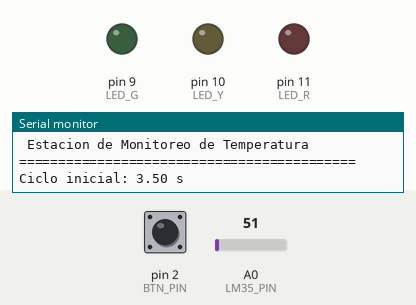
Recording of a sketch running on a simulated Arduino Uno, built with avr-gcc and run on an emulated ATmega328P. Shown: output pins drawn as LEDs (lit = HIGH), the last lines printed to the serial monitor. Dashed ring = blinking. The inputs (shaded band) are chosen by the test bench; at power-on: pin 2 (BTN_PIN) LOW, A0 (LM35_PIN) = 51. At 27.8 s the program stops and its outputs stay as they are.

Above: at 2.2 s.
2.3 s: pin 2 (BTN_PIN) pulled HIGH for 1 s
At 3.6 s:
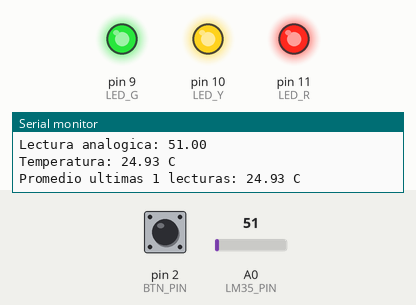
12.5 s: A0 (LM35_PIN) set to 61
At 15.0 s:
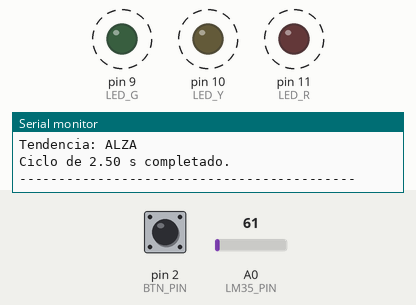
21.7 s: A0 (LM35_PIN) set to 30
27.5 s: pin 2 (BTN_PIN) pulled HIGH for 0.15 s
Timing chart, 0 to 29.3 s (numbered marks = the images above; inputs shaded):
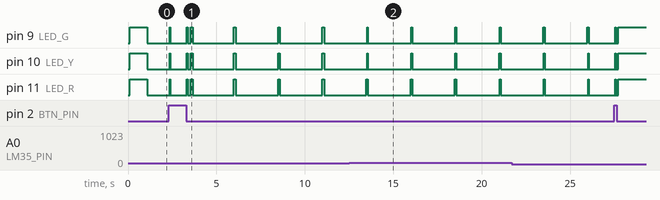

The sketch:

medicionTemperaturaArduino.ino
```cpp
// =============================================================
//  Estacion de Monitoreo de Temperatura - Parte A
//  Autor: Juan Francisco Bazan Carrizo
//  Descripcion:
//  Mide temperatura con LM35, controla el ciclo de muestreo
//  mediante un pulsador y muestra la tendencia termica con LEDs.
// =============================================================

#define LM35_PIN A0     // Pin analogico del sensor LM35
#define BTN_PIN  2      // Pin digital del pulsador
#define LED_R 11        // LED ROJO
#define LED_Y 10        // LED AMARILLO
#define LED_G 9         // LED VERDE

const float X = 0.07;   // Margen de variacion de 7%
const int N = 5;        // Cantidad de muestras para el promedio
float lecturas[N];      // Ultimas lecturas
int idx = 0;
int total = 0;
float promedio = 0;
float ciclo = 3.5;      // Ciclo inicial en segundos
unsigned long t0 = 0;   // Marca de tiempo

void setup() {
  Serial.begin(9600);
  pinMode(LM35_PIN, INPUT);
  pinMode(BTN_PIN, INPUT); // boton a GND
  pinMode(LED_R, OUTPUT);
  pinMode(LED_Y, OUTPUT);
  pinMode(LED_G, OUTPUT);

  Serial.println("===========================================");
  Serial.println(" Estacion de Monitoreo de Temperatura ");
  Serial.println("===========================================");
  Serial.print("Ciclo inicial: ");
  Serial.print(ciclo);
  Serial.println(" s");
  encenderTodos();
  delay(1000);
  apagarTodos();
}

void loop() {
  // ============================================================
  // --- SECCION 1: Verificar pulsador --------------------------
  // ============================================================

  // Verifica si el boton esta presionado
  if (digitalRead(BTN_PIN) == HIGH) {
	Serial.println("Primer digitalRead(BTN_PIN) == HIGH");
    // delay(20); // antirrebote simple
    if (digitalRead(BTN_PIN) == HIGH) { // confirmacion
	Serial.println("Segundo digitalRead(BTN_PIN) == HIGH");
      unsigned long presionado = millis();

      // Espera hasta que se suelte el boton
      while (digitalRead(BTN_PIN) == HIGH) {
		Serial.println("while digitalRead(BTN_PIN) == HIGH");
        // Cada segundo destella LEDs 50ms
        if ((millis() - presionado) % 1000 < 50) destellar();
      }

      // Tiempo total de presion en segundos
      float segundosPress = (millis() - presionado) / 1000.0;
      Serial.print("Duracion de pulsacion: ");
      Serial.print(segundosPress);
      Serial.println(" s");

      // --- Acciones segun la duracion ---
      if (segundosPress < 1.0) {
        Serial.println("Pulsacion corta: fin del monitoreo.");
        encenderTodos();
        while (true); // Detiene ejecucion
      }
      else if (segundosPress < 2.5) {
        ciclo = 2.5;
        Serial.println("Nuevo ciclo: 2.5 s");
      }
      else if (segundosPress <= 10.0) {
        ciclo = segundosPress;
        Serial.print("Nuevo ciclo: ");
        Serial.print(ciclo);
        Serial.println(" s");
      }
      else {
        ciclo = 10.0;
        Serial.println("Pulsacion larga: ciclo limitado a 10 s");
      }

      Serial.println("-------------------------------------------");
    }
  }

  // ============================================================
  // --- SECCION 2: Medir temperatura ---------------------------
  // ============================================================

  if (millis() - t0 >= ciclo * 1000) {
    t0 = millis();
    float lectura = analogRead(LM35_PIN);
    float temperatura = (lectura * 5.0 / 1023.0) / 0.01;

    Serial.println();
    Serial.println("------ NUEVO CICLO DE MEDICION ------");
    Serial.print("Lectura analogica: ");
    Serial.println(lectura);
    Serial.print("Temperatura: ");
    Serial.print(temperatura, 2);
    Serial.println(" C");

    // Actualiza buffer de lecturas
    if (total < N) total++;
    lecturas[idx] = temperatura;
    idx = (idx + 1) % N;

    promedio = promedioN(lecturas, total);

    Serial.print("Promedio ultimas ");
    Serial.print(total);
    Serial.print(" lecturas: ");
    Serial.print(promedio, 2);
    Serial.println(" C");

    // Determinar tendencia
    String tendencia;
    if (total < N) {
      tendencia = "INSUFICIENTE";
      encenderTodos();
      Serial.println("No hay suficientes datos para calcular tendencia.");
    }
    else {
      float diff = temperatura - promedio;
      if (diff > promedio * X) {
        tendencia = "ALZA";
        encenderUno(LED_R);
      }
      else if (diff < -promedio * X) {
        tendencia = "BAJA";
        encenderUno(LED_G);
      }
      else {
        tendencia = "ESTABLE";
        encenderUno(LED_Y);
      }
      Serial.print("Diferencia: ");
      Serial.println(diff, 3);
      Serial.print("Tendencia: ");
      Serial.println(tendencia);
    }

    destellar();
    Serial.print("Ciclo de ");
    Serial.print(ciclo);
    Serial.println(" s completado.");
    Serial.println("-------------------------------------------");
  }
}

// ============================================================
// --- FUNCIONES AUXILIARES -----------------------------------
// ============================================================

float promedioN(float arr[], int n) {
  float sum = 0;
  for (int i = 0; i < n; i++) sum += arr[i];
  return sum / n;
}

void encenderTodos() {
  digitalWrite(LED_R, HIGH);
  digitalWrite(LED_Y, HIGH);
  digitalWrite(LED_G, HIGH);
}

void encenderUno(int led) {
  digitalWrite(LED_R, LOW);
  digitalWrite(LED_Y, LOW);
  digitalWrite(LED_G, LOW);
  digitalWrite(led, HIGH);
}

void destellar() {
  encenderTodos();
  delay(50);
  apagarTodos();
}

void apagarTodos() {
  digitalWrite(LED_R, LOW);
  digitalWrite(LED_Y, LOW);
  digitalWrite(LED_G, LOW);
}
```
